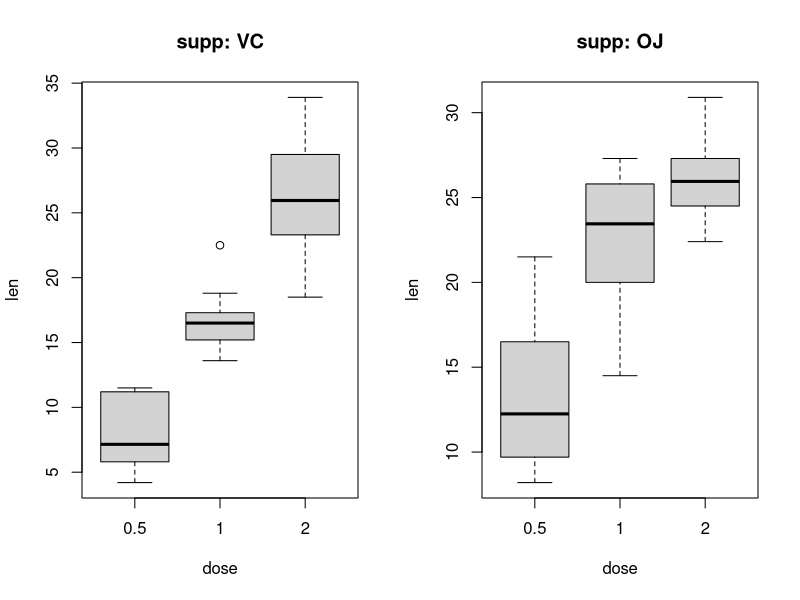

R code for this plot:
## ---- chunk 1
knitr::opts_chunk$set(echo = TRUE)
library(datasets)
## ---- chunk 2
tg <- ToothGrowth
dim(tg)
head(tg)
## ---- chunk 3
## Split data into supplements
VC_tg <- tg[tg$supp == "VC",]
OJ_tg <- tg[tg$supp == "OJ",]

## Plot boxplots of TG data for each supp
par(mfrow=c(1,2))
boxplot(formula=len ~ dose, data=VC_tg,names=unique(VC_tg$dose), main="supp: VC", xlab="dose", ylab="len")
boxplot(formula=len ~ dose, data=OJ_tg,names=unique(OJ_tg$dose), main="supp: OJ", xlab="dose", ylab="len")
